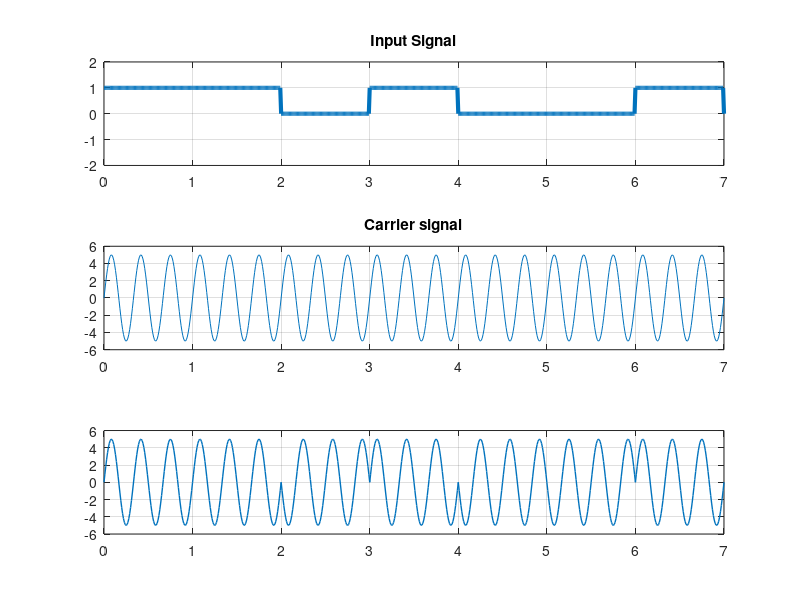

MATLAB code to generate this figure:
clc
clear
close all

bits = [1 1 0 1  0 0 1];
%bits=input('Enter bit stream: ');

bitrate = 1;

sampling_rate = 100;
sampling_time = 1/sampling_rate;

end_time = length(bits)/bitrate;
time = 0:sampling_time:end_time;
lenTime=length(time);


%input digital data
x=zeros(1,lenTime);
for i = 1:length(bits)
  if bits(i) == 1
    x((i-1)*sampling_rate+1:i*sampling_rate) =1;
  end
end

subplot(3,1,1);
plot(time, x, 'linewidth', 3);
ylim([-2, 2]);
title("Input Signal");
grid on;
a = 5; %Amplitude
f = 3; %Frequency
modulation = a*sin(2*pi*f*time);
signal = a*sin(2*pi*f*time);
subplot(3,1,2);
plot(time, modulation);
title("Carrier signal"); 
grid on;


%modulation  

in = 1; %Bitstream in

for i = 1:length(time)
    if bits(in) == 0
        modulation(i)=-signal(i);
    end
    if time(i)*bitrate >= in
        in = in+1;
    end
end


%axis([0 end_time -12 12]);
subplot(3,1,3);
plot(time, modulation, "LineWidth", 1);
grid on;



%Demodulation

in = 1;

for i = 1:length(modulation)
    if modulation(i) == -signal(i)
        demodultaion(in) =0;
    else
        demodultaion(in) = 1;
    end
    if time(i)*bitrate >= in
        in = in+1;
    end
end

disp(demodultaion);
